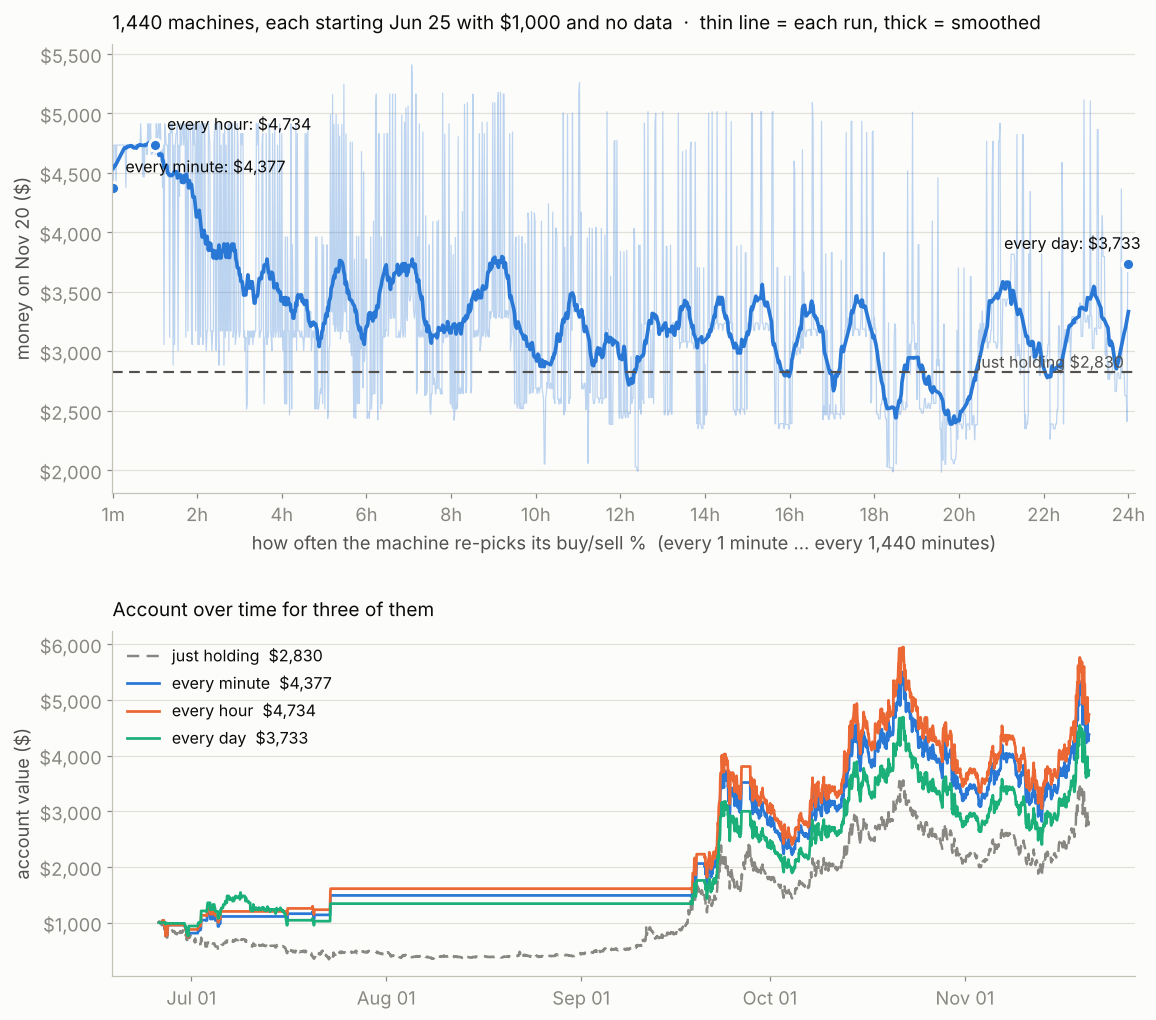

The Python source for this figure:
#!/usr/bin/env python3
"""
The live machine re-picking every 1, 2, 3 ... 1,440 minutes (one day): 1,440 separate runs.

Same machine as machine_sim.py: starts on PEARL's first day on BigONE with no data,
re-picks the top of the smoothed 0.5%-100% buy/sell landscape from everything seen
so far, and stays in USDC while no setting has made money. Each run starts with $1,000.

The setting the machine would pick at a given minute does not depend on how often it
re-picks, so the pick is worked out once for every minute, and each of the 1,440 runs
uses the picks at its own re-pick times.

    python3 machine_speed.py          # -> machine_speed.png, data/machine_speed.csv
"""
import bisect
import csv
import multiprocessing as mp

import numpy as np

from landscape import COST, Market

STEPS = np.round(np.arange(0.5, 100.0001, 0.5), 2)
M = PB = PS = None


def smoother(n, sigma=2.0):
    """Matrix that blurs a length-n axis like landscape.smooth (edges repeat)."""
    r = int(3 * sigma)
    w = np.exp(-0.5 * (np.arange(-r, r + 1) / sigma) ** 2)
    w /= w.sum()
    G = np.zeros((n, n))
    for i in range(n):
        for k, wk in zip(range(-r, r + 1), w):
            G[i, min(n - 1, max(0, i + k))] += wk
    return G


def all_events(m):
    """Every buy and sell of every one of the 40,000 settings, in time order."""
    c = m.close
    B = [m.buys(x) for x in STEPS]
    S = [m.sells(x) for x in STEPS]
    t, sid, kind, amt = [], [], [], []
    ns = len(STEPS)
    for j, bi in enumerate(B):
        if not bi:
            continue
        for i, si in enumerate(S):
            setting = i * ns + j                 # row = sell %, column = buy %
            cash, pos = 1000.0, 0
            while True:
                k = bisect.bisect_left(bi, pos)
                if k == len(bi):
                    break
                b = bi[k]
                coins = cash / (c[b + 1] * (1 + COST))
                t.append(b); sid.append(setting); kind.append(1); amt.append(coins)
                k = bisect.bisect_left(si, b + 1)
                if k == len(si):
                    break
                s = si[k]
                cash, pos = coins * c[s + 1] * (1 - COST), s + 1
                t.append(s); sid.append(setting); kind.append(-1); amt.append(cash)
    order = np.argsort(np.array(t), kind="stable")
    return np.array(t)[order], np.array(sid)[order], np.array(kind)[order], np.array(amt)[order]


def pick_every_minute(m, ev):
    """For every minute: the buy % and sell % the machine would pick from the data before it (nan = stay in USDC)."""
    t, sid, kind, amt = ev
    ns = len(STEPS)
    cash = np.full(ns * ns, 1000.0)
    coins = np.zeros(ns * ns)
    holding = np.zeros(ns * ns, bool)
    G = smoother(ns)
    pb = np.full(m.n, np.nan)
    ps = np.full(m.n, np.nan)
    e = 0
    for end in range(1, m.n):
        while e < len(t) and t[e] <= end - 2:
            s = sid[e]
            if kind[e] == 1:
                coins[s], holding[s] = amt[e], True
            else:
                cash[s], holding[s] = amt[e], False
            e += 1
        if not holding.any() and e == 0:
            continue                              # nothing has traded yet: stay in USDC
        val = np.where(holding, coins * m.close[end - 1] * (1 - COST), cash).reshape(ns, ns)
        sm = G @ val @ G.T
        i, j = np.unravel_index(sm.argmax(), sm.shape)
        if sm[i, j] > 1000.0:
            pb[end], ps[end] = STEPS[j], STEPS[i]
        if end % 20000 == 0:
            print(f"  picks worked out up to {m.time[end]:%b %d}", flush=True)
    return pb, ps


def init(m, pb, ps):
    global M, PB, PS
    M, PB, PS = m, pb, ps


def run(every):
    """One machine that re-picks every `every` minutes. Returns final $ and an hourly curve."""
    m, c = M, M.close
    cash, coins, b, s, buys, curve = 1000.0, 0.0, np.nan, np.nan, 0, []
    for k in range(m.n - 1):
        if k % every == 0 and k > 0:
            b, s = PB[k], PS[k]
        if b == b:                                # has a setting (not nan)
            if coins == 0 and m.at_low[k] and m.chg4[k] <= -b:
                coins, cash, buys = cash / (c[k + 1] * (1 + COST)), 0.0, buys + 1
            elif coins > 0 and m.near_high[k] and m.up_low[k] >= s:
                cash, coins = coins * c[k + 1] * (1 - COST), 0.0
        if every in (1, 60, 1440) and k % 60 == 0:
            curve.append(cash + coins * c[k])
    final = cash + coins * c[-1] * (1 - COST)
    return every, final, buys, curve + [final]


def main():
    m = Market(warmup=240)
    print(f"{m.time[0]:%b %d %H:%M} -> {m.time[-1]:%b %d %H:%M}: {m.n:,} minutes", flush=True)
    ev = all_events(m)
    print(f"{len(ev[0]):,} buys and sells across the 40,000 settings", flush=True)
    pb, ps = pick_every_minute(m, ev)
    print("running the 1,440 machines...", flush=True)
    with mp.Pool(mp.cpu_count(), initializer=init, initargs=(m, pb, ps)) as pool:
        res = sorted(pool.map(run, range(1, 1441), chunksize=8))
    hold = 1000 * m.close[-1] / m.close[0] * (1 - COST) ** 2
    with open("data/machine_speed.csv", "w", newline="") as f:
        w = csv.writer(f)
        w.writerow(["repick_every_minutes", "final_$", "buys"])
        for every, final, buys, _ in res:
            w.writerow([every, round(final, 2), buys])
    finals = np.array([r[1] for r in res])
    print(f"just holding: ${hold:,.0f}")
    for every in (1, 2, 5, 15, 30, 60, 120, 240, 480, 720, 1440):
        print(f"  every {every:>4} min: ${finals[every - 1]:,.0f}  ({res[every - 1][2]} buys)")
    print(f"beat holding: {(finals > hold).sum()} of 1,440   lowest ${finals.min():,.0f} (every {finals.argmin() + 1} min)"
          f"   highest ${finals.max():,.0f} (every {finals.argmax() + 1} min)   middle ${np.median(finals):,.0f}")
    times = [m.time[k] for k in range(0, m.n - 1, 60)] + [m.time[-1]]
    hold_curve = [1000 * m.close[k] / m.close[0] * (1 - COST) for k in range(0, m.n - 1, 60)] + [hold]
    plot(res, hold, times, hold_curve)


def plot(res, hold, times, hold_curve):
    import matplotlib
    matplotlib.use("Agg")
    import matplotlib.dates as mdates
    import matplotlib.pyplot as plt

    surface, ink, ink2, muted, gridc = "#fcfcfb", "#0b0b0b", "#52514e", "#898781", "#e1e0d9"
    blue = "#2a78d6"
    plt.rcParams.update({"font.size": 12, "text.color": ink, "axes.labelcolor": ink2,
                         "xtick.color": muted, "ytick.color": muted, "axes.edgecolor": "#c3c2b7"})
    x = np.array([r[0] for r in res])
    y = np.array([r[1] for r in res])
    k = 31
    ys = np.convolve(np.pad(y, k // 2, mode="edge"), np.ones(k) / k, mode="valid")

    fig, (ax, bx) = plt.subplots(2, 1, figsize=(12, 11), facecolor=surface,
                                 gridspec_kw={"height_ratios": [1.3, 1], "hspace": 0.35})
    for a_ in (ax, bx):
        a_.set_facecolor(surface)
        a_.grid(axis="y", color=gridc, lw=0.8)
        for side in ("top", "right"):
            a_.spines[side].set_visible(False)
        a_.yaxis.set_major_formatter(matplotlib.ticker.FuncFormatter(lambda v, _: f"${v:,.0f}"))

    ax.plot(x, y, color=blue, lw=0.8, alpha=0.3)
    ax.plot(x, ys, color=blue, lw=2.4)
    ax.axhline(hold, color=ink2, lw=1.4, ls=(0, (5, 3)))
    ax.text(1440, hold, f"just holding ${hold:,.0f} ", ha="right", va="bottom", fontsize=10.5, color=ink2)
    for every, label in ((1, "every minute"), (60, "every hour"), (1440, "every day")):
        ax.plot([every], [y[every - 1]], "o", ms=8, color=blue, mec=surface, mew=2)
        ax.annotate(f"{label}: ${y[every - 1]:,.0f}", (every, y[every - 1]), xytext=(8, 10),
                    textcoords="offset points", fontsize=10.5, color=ink,
                    ha="right" if every == 1440 else "left")
    ax.set_xlim(0, 1450)
    ax.set_xticks([1, 120, 240, 360, 480, 600, 720, 840, 960, 1080, 1200, 1320, 1440])
    ax.set_xticklabels(["1m", "2h", "4h", "6h", "8h", "10h", "12h", "14h", "16h", "18h", "20h", "22h", "24h"])
    ax.set_xlabel("how often the machine re-picks its buy/sell %  (every 1 minute ... every 1,440 minutes)")
    ax.set_ylabel("money on Nov 20 ($)")
    ax.set_title("1,440 machines, each starting Jun 25 with $1,000 and no data  ·  thin line = each run, "
                 "thick = smoothed", loc="left", fontsize=12.5, pad=10)

    curves = {r[0]: r[3] for r in res if r[3]}
    bx.plot(times, hold_curve, color=muted, lw=1.6, ls=(0, (5, 3)), label=f"just holding  ${hold:,.0f}")
    for every, col, label in ((1, "#2a78d6", "every minute"), (60, "#eb6834", "every hour"),
                              (1440, "#1baf7a", "every day")):
        bx.plot(times, curves[every], color=col, lw=1.8, label=f"{label}  ${curves[every][-1]:,.0f}")
    bx.legend(loc="upper left", frameon=False, fontsize=10.5)
    bx.xaxis.set_major_formatter(mdates.DateFormatter("%b %d"))
    bx.set_ylabel("account value ($)")
    bx.set_title("Account over time for three of them", loc="left", fontsize=12.5, pad=10)
    fig.savefig("machine_speed.png", dpi=110, facecolor=surface, bbox_inches="tight")
    print("saved machine_speed.png")


if __name__ == "__main__":
    main()
